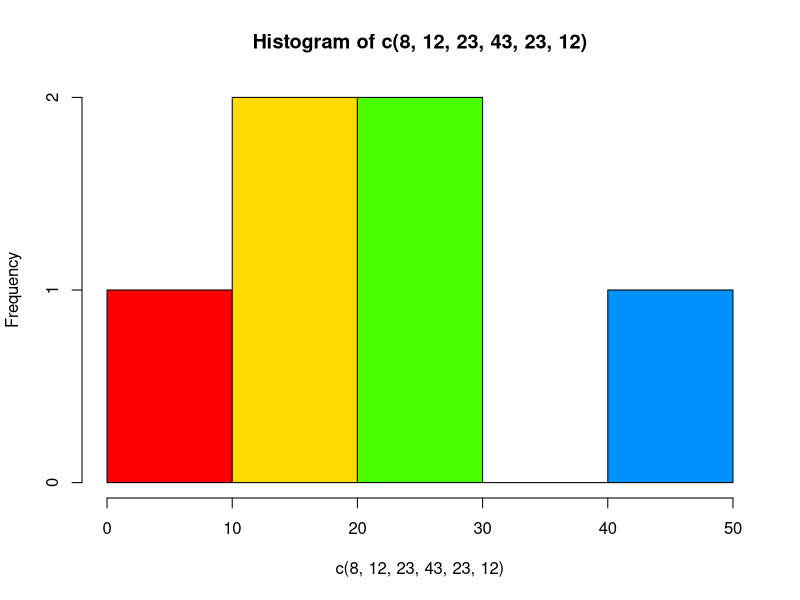
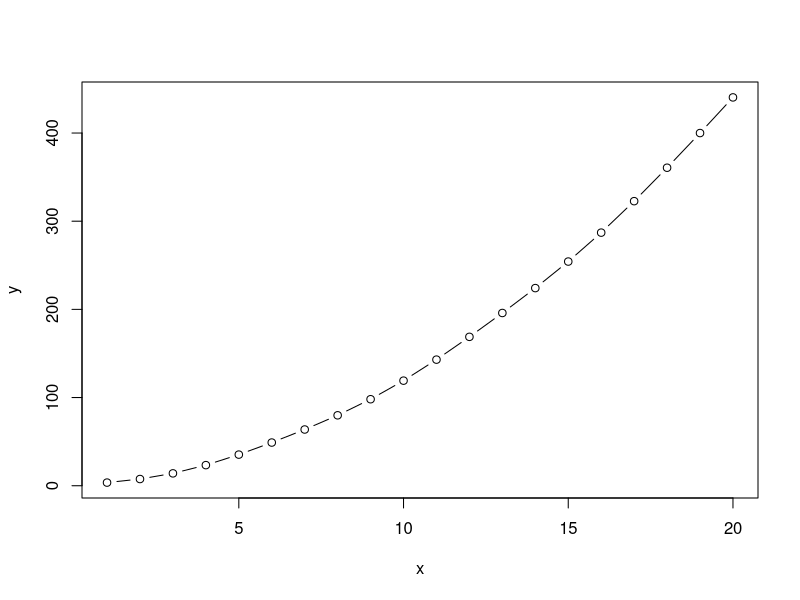
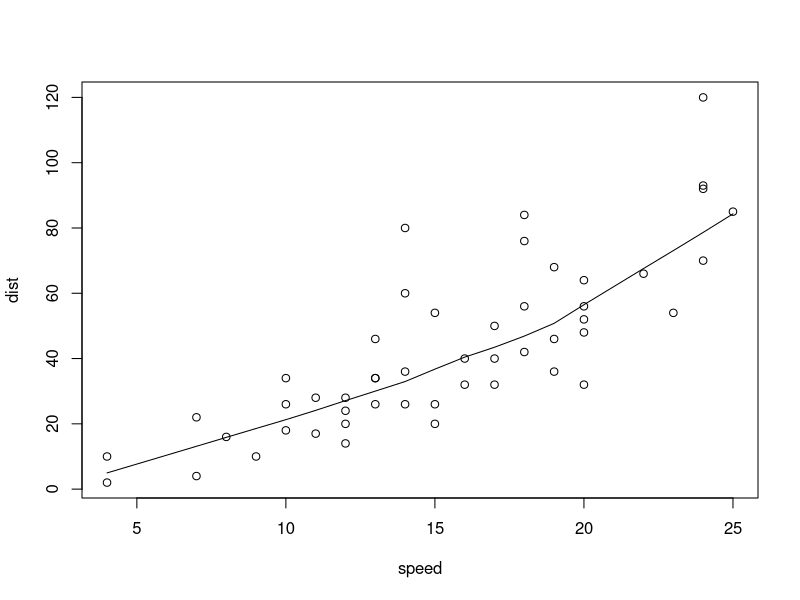
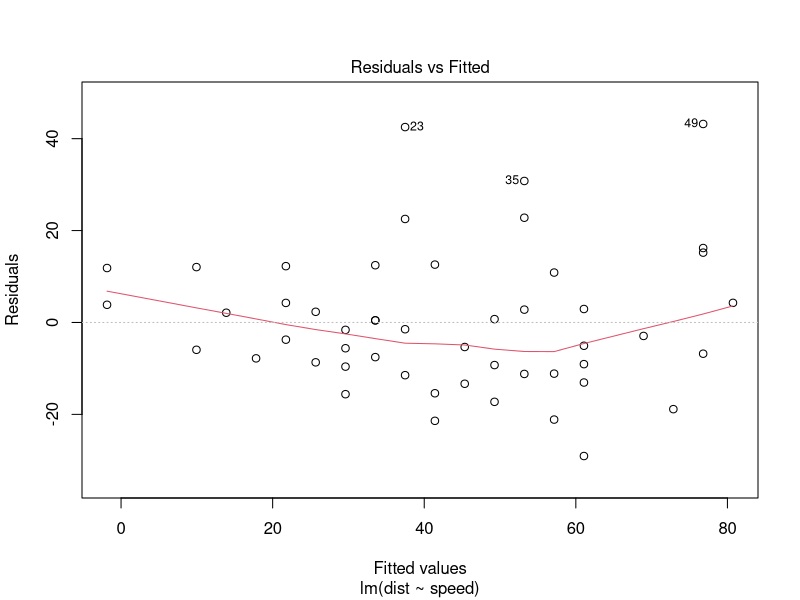
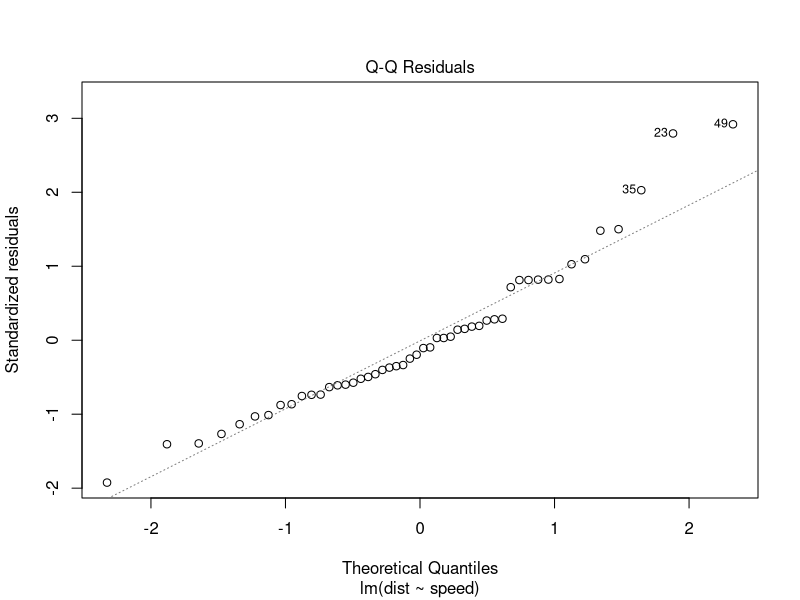
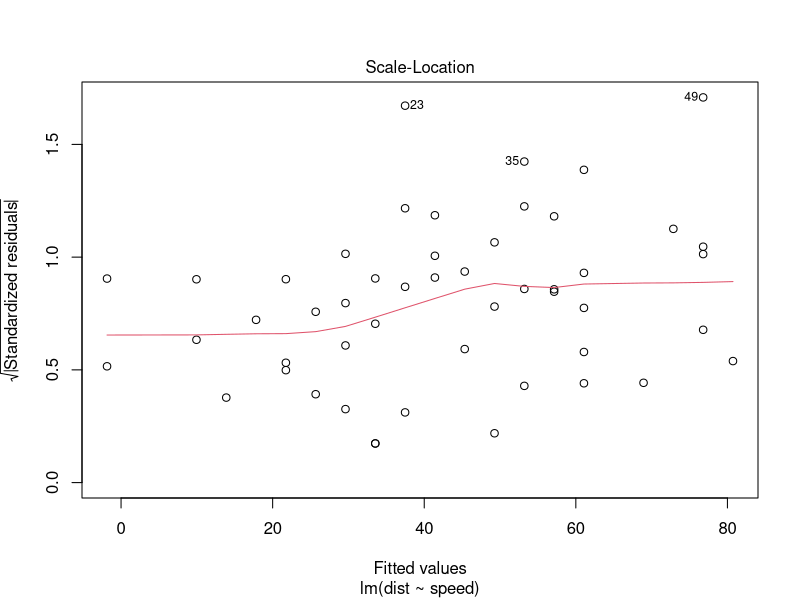
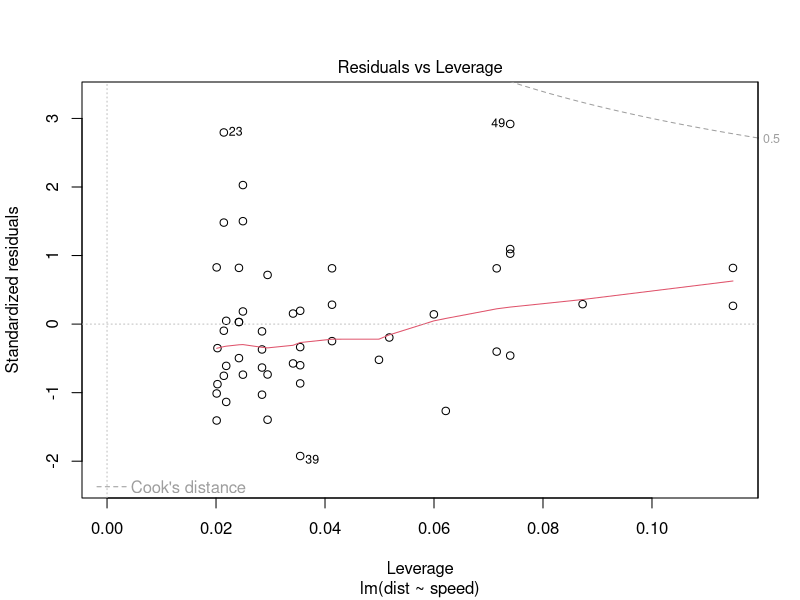

The R source for these figures, in order: (Note: this script raises an error after producing the figures.)
rm(list=ls())
library(tidyverse)
even <- function(n) {
    result <- c()
    for(i in seq(1,n)) {
        if(i%%2==0) {
            result[i] <- i
        }
    }
    return(result[!is.na(result)])
}
length(even(10))
even(15)

rep(seq(0,4),each=5)
rep(seq(1,5),5)
hist(c(8,12,23,43,23,12),col=rainbow(7))

x <- seq(1,20)
y <- x^2+2*x++cos(x)
plot(x,y,type='b')
?plot
require(stats)
plot(cars)
lines(lowess(cars))
colnames(cars)
lm <- lm(dist~speed,data=cars)
summary(lm)
plot(lm)
r <- lm$residuals
shapiro.test(r)
bartlett.test(lm)

gcd <- function(a,b) {
    if(a==0) {
        return(b)
    }
    if(a%%b!=0) {
        return(gcd(b,a%%b))
    } else {
        return(b)
    }
}




# Prime numbers

is_prime <- function(n) {
    if(n==2 | n==3) {
        return(T)
    }
    re <- c()
    for(i in 4:(n-1)) {
        re[i] <- gcd(n,i)
    }
    re <- re[!is.na(re)]
    if(all(re==1)) {
        return(T)
    } else {
        return(F)
    }
}
is_prime(2)
is_prime(11)
is_prime(22)

is_prime(101)

primes <- function(n) {
    p <- c()
    for(i in 2:n) {
        if(is_prime(i)==T) {
            p[i] <- i
        }
    }
    return(p[!is.na(p)])
}


primes(1000)
primes1 <- function(n) {
    p <- 2:n
    re <- p[which(map(p,is_prime))]
    return(re)
}
primes1(10)[[1]]

lm1 <- lm(log(dist)~speed,data=cars)
summary(lm1)
plot(lm1)
r1 <- lm1$residuals
shapiro.test(r1)
bartlett.test(dist~speed,data=cars)
ansari.test(cars[,'speed'],cars[,'dist'],conf.int = T)
x <- c(2,3,1,2,3,2,1,2,3,2,1,22,3)
factor(x)
levels(x)
which((1:8)%%2==0)
df <- data.frame(A=round(rnorm(100),2),Class=as.factor(rbinom(100,1,0.5)),C=round(rnorm(100,0,1),2))
 
df
df %>% 
    select(A,C,Class) %>% 
    group_by('Class') %>% 
    summarise(sum=n())
df %>% 
    select(A,C) %>% 
    ggplot(aes(x=A,y=C))+
    geom_point()
